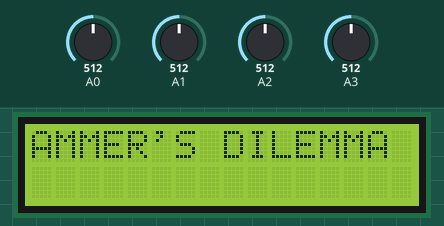
Bench run of a sketch on a simulated Arduino Uno, built with avr-gcc and run on an emulated ATmega328P. On the bench: 16×2 character LCD. The inputs (shaded band) are chosen by the test bench; at power-on: A2 = 512, A0 = 512, A1 = 512, A3 = 512. Random numbers use the default seed unless the sketch sets one; what the sketch prints to the serial monitor is not drawn. At 121.2 s the program stops and its outputs stay as they are.

Above: at 5.1 s.
8.3 s: A2 set to 390
At 9.8 s:
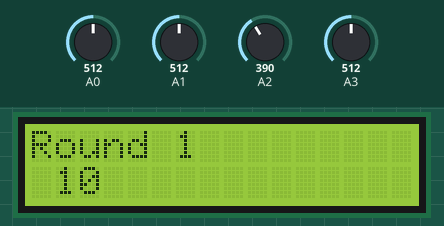
18.0 s: A0 set to 390
At 19.9 s:
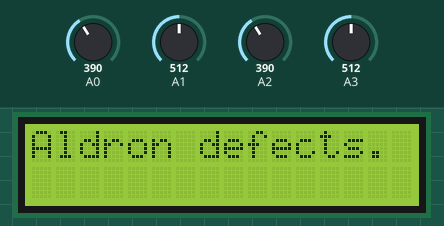
29.5 s: A1 set to 413
41.8 s: A1 set to 392
51.5 s: A0 set to 410
At 62.0 s:
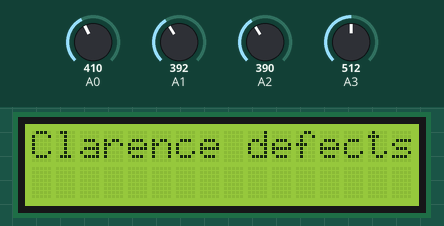
63.1 s: A2 set to 408
At 98.4 s:
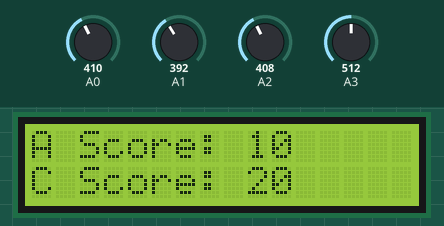
Timing chart, 0 to 99.9 s (numbered marks = the images above; inputs shaded):
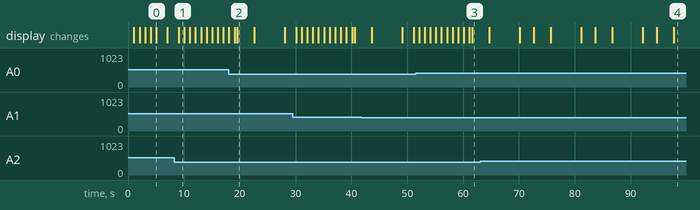

Measured:
- the behaviour switches between 400 and 401 on A2 (found by bisection; images 3 and 4)
- what the display in image 0 shows lasts 2.0 s, from 5.1 s to 7.1 s
- what the display in image 1 shows lasts 1.0 s, from 9.1 s to 10.1 s
- what the display in image 2 shows lasts 3.0 s, from 19.6 s to 22.6 s

The sketch:

analogRead-ADC.ino
```cpp
#define SWITCHES A2 //switches/locked in
#define Y A1 // input y
#define X A0 // input x
#define PIN 1
#define STRATEGYS 4
#include "GameMechanics.h"
#include "Coop.h"
#include "Defect.h"
#include "Grudge.h"
#include "Random.h"
#include "TitForTat.h"
#include "stdlib.h"
#include <Wire.h>
#include <LiquidCrystal.h>

// initialize the library by associating any needed LCD interface pin
// with the arduino pin number it is connected to
const int rs = 12, en = 11, d4 = 5, d5 = 4, d6 = 3, d7 = 2;
LiquidCrystal lcd(rs, en, d4, d5, d6, d7);

int get_analog_input(int pin)
{
  //float digital_output= float(analogRead(pin)) / 5*(1024);
  float analog_voltage = analogRead(pin);
  //return analog_voltage;
  if (analog_voltage > 400)
  {
    return 1;
  }
  else
  {
    return 0;
  }

}

void print_array(int arr[], int arr_size){
    for(int i = 0; i < arr_size; i++){
      Serial.print(arr[i]); Serial.print(" ");
    }
  }

int inputs_to_code(int d1, int d0){
  int num = 2*d1 + 1*d0;
  return num;
  }

void setup()
{
  /*int rand= random(STRATEGYS);
  if (rand == 0){
    Coop machine = Coop(PIN);
  }
  else if (rand == 1){
    Defect machine = Defect(PIN);
  }
  else if (rand == 2){
    Grudge machine = Grudge(PIN);
  }
  else if (rand == 3){
    Random machine = Random(PIN);
  }
  else{
    TitForTat machine = TitForTat(PIN);
  }*/

  Serial.begin(9600);

  // put your setup code here, to run once:
  lcd.begin(16,2);
  lcd.print("PROGRAMMER'S DILEMMA");
  for (int positionCounter = 0; positionCounter < 5; positionCounter++) {
    // scroll one position right:
    delay(1000);
    lcd.scrollDisplayLeft();
    // wait a bit
  }
  delay(2000);
  lcd.clear();

}

int timer = 10;
int num_rounds = 1;
int A_score = 0;
int C_score = 0;
int array_A[8];
int array_C[8];
bool user_input;

void gameplay(){

}

void loop()
{
 lcd.clear();
 delay(2000);
 lcd.print("Round "); lcd.print(num_rounds);
 timer  = 10;
 while(num_rounds <= 8){
   lcd.setCursor(1, 2);
   lcd.print(timer);
   lcd.print("  ");
   int A= get_analog_input(A0);
   int C= get_analog_input(A1);
   int Push1= get_analog_input(A2);
   int Push2= get_analog_input(A3);

   if((Push1 && Push2)||(timer == 0)){
      int case_code = inputs_to_code(C, A);
      switch(case_code){
        case 0:
          lcd.clear();
          delay(500);
          lcd.print("Both defect.");
          delay(3000);
          A_score += 1;
          C_score += 1;
          array_A[num_rounds] = 0;
          array_C[num_rounds] = 0;
          break;
        case 1:
          lcd.clear();
          delay(500);
          lcd.print("Clarence defects.");
          delay(3000);
          A_score += 0;
          C_score += 5;
          array_A[num_rounds] = 1;
          array_C[num_rounds] = 0;
          break;
        case 2:
          lcd.clear();
          delay(500);
          lcd.print("Aldron defects.");
          delay(3000);
          A_score += 5;
          C_score += 0;
          array_A[num_rounds] = 0;
          array_C[num_rounds] = 1;
          break;
        case 3:
          lcd.clear();
          delay(500);
          lcd.print("Both co-operate.");
          delay(3000);
          A_score += 3;
          C_score += 3;
          array_A[num_rounds] = 1;
          array_C[num_rounds] = 1;
          break;
      }
      lcd.clear();
      lcd.print("A Score: "); lcd.print(A_score);
      lcd.setCursor(0,2);
      lcd.print("C Score: "); lcd.print(C_score);
      delay(500);
      break;
    }
    delay(1000);
    timer--;
  }
 num_rounds++;

 if(num_rounds == 9)
 {
     lcd.clear();
     Serial.print("Aldron's history: ");
     print_array(array_A, 8);
     Serial.print("Clarence's history: ");
     print_array(array_C, 8);
     if(A_score > C_score){
      lcd.print("Aldron wins!");
      delay(1000);
      exit(1);
     }
     else if(A_score < C_score){
      lcd.print("Clarence wins!");
      delay(1000);
      exit(1);
     }
     else
     {
      lcd.print("It's a tie!");
      delay(1000);
      exit(1);
     }

  }

  delay(5000); // delay 5 seconds to allow user to make choice
  //user_input=get_analog_input(x);


}
```

Coop.cpp
```cpp
 #include "Coop.h"

Coop::Coop(int number) : Player(number){ }

bool Coop::decision()
{
  return true;
        //be nice, cooperate
}

void Coop::print_info()
{
  Serial.print("COOPERATIVE\nScore is ");
  Serial.print(score);
  Serial.print('\n');
}
```

Coop.h
```cpp
#ifndef COOP_H
#define COOP_H
#include "Player.h"

class Coop : public Player
{
    public:
    Coop(int number);
    bool decision() override;
    void print_info();
};

#endif
```

Defect.cpp
```cpp
#include "Defect.h"

Defect::Defect(int number) : Player(number){ }

bool Defect::decision()
{
  return false;

}

void Defect::print_info()
{
  Serial.print("DEFECT\nScore is ");
  Serial.print(score);
  Serial.print('\n');

}
```

Defect.h
```cpp
#ifndef DEFECT_H
#define DEFECT_H
#include "Player.h"

class Defect : public Player
{
    public:
    Defect(int number);
    bool decision() override;
    void print_info();
};


#endif
```

GameMechanics.h
```cpp
#ifndef GameMech
#define GameMech
#include "Player.h"
#include <Arduino.h>


class GameMechanics
{
    private:
        Player* arr;
        int high_score;
        int winner_index;

    public:


};
#endif
```

Grudge.cpp
```cpp
#include "Grudge.h"

Grudge::Grudge(int number) : Player(number)
{
    holding_grudge= false;
}

bool Grudge::decision()
{
    if( !holding_grudge)
    {
    return true;
    }
    else
    {
      return false;
        //retalliate
    }
}

void Grudge::print_info()
{
  Serial.print("GRUDGE\nScore is ");
  Serial.print(score);
  Serial.print('\n');
  Serial.print("Holding Grudge: ");
  Serial.print(holding_grudge);
  Serial.print('\n');
}
```

Grudge.h
```cpp
#ifndef GRUDGE_H
#define GRUDGE_H
#include "Player.h"


class Grudge : public Player
{
    private:
    bool holding_grudge;

    public:
    Grudge(int number);
    bool decision() override;
    void print_info();

};

#endif
```

Player.cpp
```cpp
#include "Player.h"

Player::Player(int number)
{
  pin_number =number, score=0;
}

void Player::increment_score(int & val) {
    score += val;
}

int Player::get_score() {
    return score;
}
```

Player.h
```cpp
#ifndef PLAYER_H
#define PLAYER_H

#include <Arduino.h>

class Player {

protected:
    int pin_number;
    int score;

public:
    Player(int num);
    virtual bool decision() = 0;
    virtual void increment_score(int & val);
    int get_score();

    virtual void print_info()=0;
};

#endif
```

Random.cpp
```cpp
#include "Random.h"

Random::Random(int number) : Player(number){ }

bool Random::decision()
{
    //want 10% chance of cooperating
    int val= random(1,10);
    if (val==5)
    {
     return true;
    }
    else
    {
      return false;
    }
}

void Random::print_info()
{
    Serial.print("RANDOM\nScore is ");
    Serial.print(score);
    Serial.print('\n');
}
```

Random.h
```cpp
#ifndef RANDOM_H
#define RANDOM_H
#include "Player.h"

class Random : public Player
{
    public:
    Random(int number);
    bool decision() override;
    void print_info();
};

#endif
```

TitForTat.cpp
```cpp
#include "TitForTat.h"

TitForTat::TitForTat(int number) : Player(number)
{
    mad=false;
}
bool TitForTat::decision()
{
    if(!mad) //if not mad
    {
        return true;
    }
    else
    {
        return false;
        mad=false;
    }
}

void TitForTat::increment_score(int & val)
{
    score+=val;
    if (val !=3 && mad==false)
    {
        mad=true;
    }
}

void TitForTat::print_info()
{
  Serial.print("TIT FOR TAT\nScore is ");
  Serial.print(score);
  Serial.print('\n');
  Serial.print("Mad = ");
  Serial.print(mad);
  Serial.print('\n');
}
```

TitForTat.h
```cpp
#ifndef TITFORTAT_H
#define TITFORTAT_H
#include "Player.h"

class TitForTat : public Player
{
    private:
    bool mad;

    public:
    TitForTat(int number);
    bool decision() override;
    void increment_score(int & val);

    void print_info();
};

#endif
```

strat.cpp
```cpp
#include "Player.h"
#include "Grudge.h"
#include "TitForTat.h"
#include "Random.h"
#include "Coop.h"
#include "Defect.h"
```
